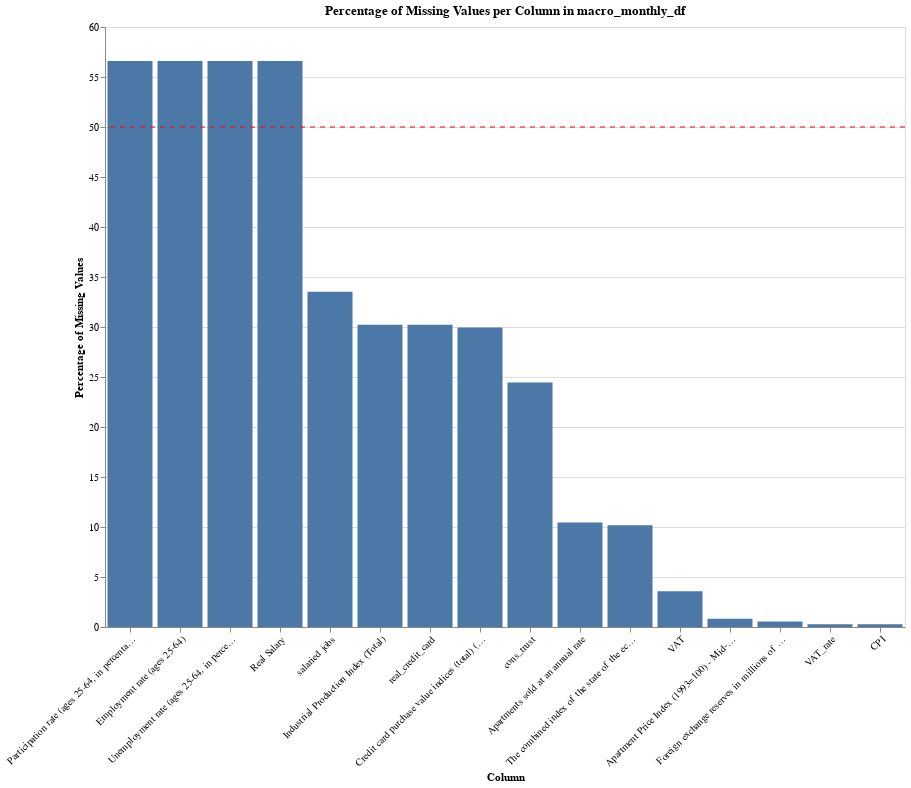

The notebook cell this image was saved under:
### Code cell
plot_missing_percentage(data_frames['macro_monthly_df'], 'macro_monthly_df')

### Figure 1 — Vega-Lite specification as saved in the notebook (floating-point values rounded to 4 significant figures)
{"config": {"view": {"continuousWidth": 300, "continuousHeight": 300}}, "layer": [{"data": {"name": "data-6e01c3a43fff47fecfd67bcea683371c"}, "mark": {"type": "bar"}, "encoding": {"tooltip": [{"field": "column", "type": "nominal"}, {"field": "missing_percentage", "type": "quantitative"}], "x": {"axis": {"labelAngle": -45}, "field": "column", "sort": "-y", "title": "Column", "type": "nominal"}, "y": {"field": "missing_percentage", "title": "Percentage of Missing Values", "type": "quantitative"}}, "title": "Percentage of Missing Values per Column in macro_monthly_df"}, {"data": {"name": "data-e94b98131d8354ad2d7fef474f689388"}, "mark": {"type": "rule", "color": "red", "strokeDash": [5, 5]}, "encoding": {"y": {"field": "y", "type": "quantitative"}}}], "height": 600, "width": 800, "$schema": "https://vega.github.io/schema/vega-lite/v5.20.1.json", "datasets": {"data-6e01c3a43fff47fecfd67bcea683371c": [{"column": " Participation rate (ages 25-64, in percentage points) ", "missing_percentage": 56.59}, {"column": " Employment rate (ages 25-64) ", "missing_percentage": 56.59}, {"column": " Unemployment rate (ages 25-64, in percentage points) ", "missing_percentage": 56.59}, {"column": " Real Salary ", "missing_percentage": 56.59}, {"column": " salaried jobs ", "missing_percentage": 33.52}, {"column": "Industrial Production Index (Total)", "missing_percentage": 30.22}, {"column": "real_credit_card", "missing_percentage": 30.22}, {"column": "Credit card purchase value indices (total) (2002=100)", "missing_percentage": 29.95}, {"column": "cons_trust", "missing_percentage": 24.45}, {"column": "Apartments sold at an annual rate", "missing_percentage": 10.44}, {"column": "The combined index of the state of the economy", "missing_percentage": 10.16}, {"column": "VAT", "missing_percentage": 3.571}, {"column": "Apartment Price Index (1993=100) - Mid-period reviewed", "missing_percentage": 0.8242}, {"column": "Foreign exchange reserves in millions of dollars", "missing_percentage": 0.5495}, {"column": "VAT_rate", "missing_percentage": 0.2747}, {"column": "CPI", "missing_percentage": 0.2747}], "data-e94b98131d8354ad2d7fef474f689388": [{"y": 50}]}}
